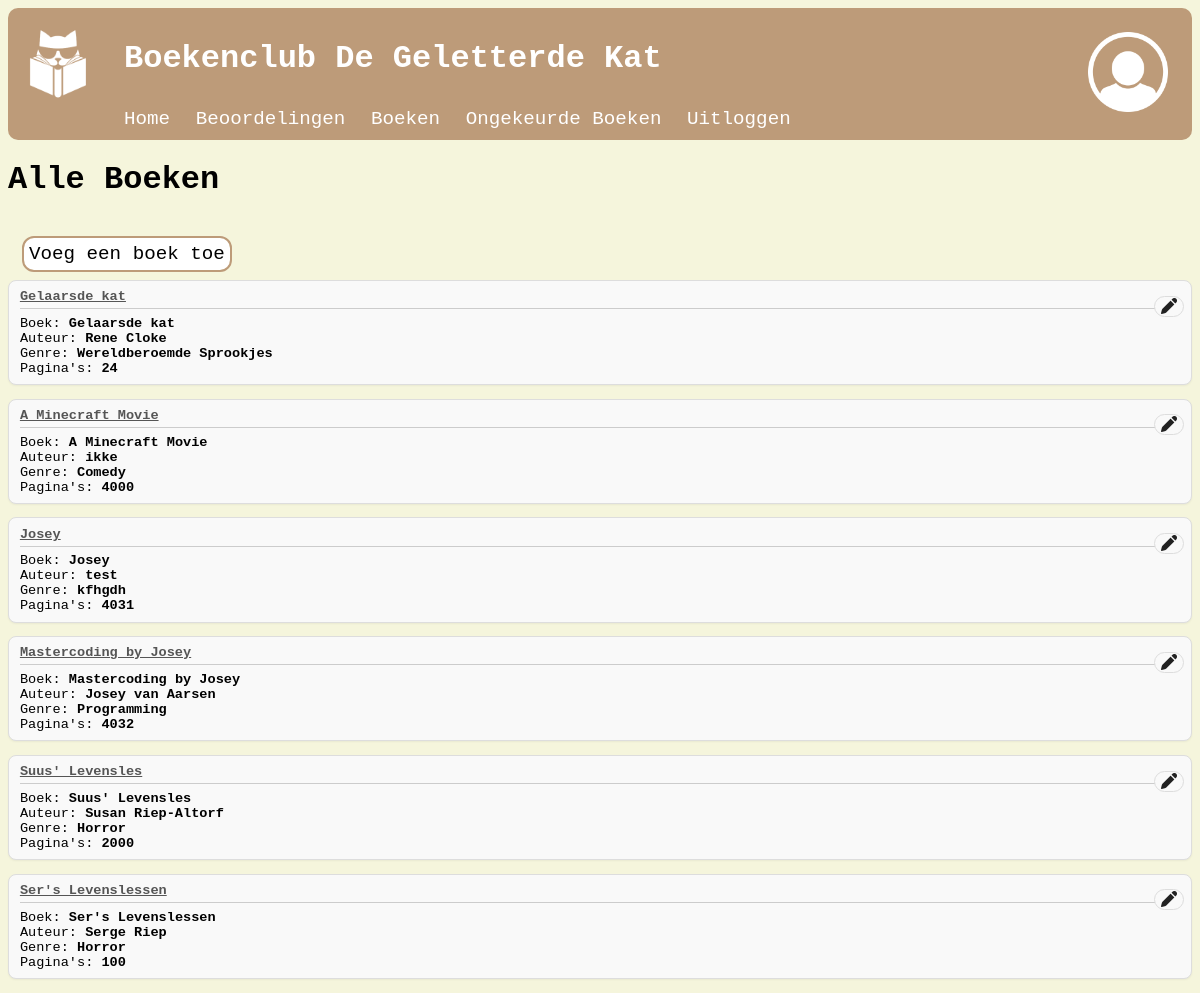
The app's page /books/ (signed in) with its own data.
### base/models.py (models this page shows, shortened)
class Book(models.Model):
    title = models.TextField()
    author = models.TextField()
    genre = models.TextField()
    number_of_pages = models.IntegerField(
        blank=False,
        validators=[
            MinValueValidator(1, message="Waarde moet groter dan of gelijk zijn aan 1!"),
            MaxValueValidator(4032, message="Er bestaat geen boek met meer dan 4032 pagina's!")]
    )
    approved = models.BooleanField(default=False)
    approved_by = models.ForeignKey(User, on_delete=models.CASCADE,
                                    related_name='approved_by', null=True, blank=True)

### base/views.py (the view)
# urls.py: path("books/", views.books, name="books"),
@login_required
def books(request):
    books = Book.objects.filter(approved=True)
    context = {"books": books, "total": books.count()}
    return render(request, "base/approved_books.html", context)

### base/templates/base/approved_books.html (shortened to what this page needs)
{% extends "base/base.html" %}
{% load static %}
{% block content %}
<h1>Alle Boeken</h1> <br>
<a class="link2" href="{% url 'bookform' %}">Voeg een boek toe</a>
{% for book in books %}
    <div class="rating-comment">
        <div class="rating-meta">
            <a class="link3" href="{% url 'book' book.title %}">{{book.title}}</a>
            {% if user.is_staff %}
                <form action="{% url 'edit_book' book.pk %}" method="POST">
                    <button type="submit" class="delete-button">
                        <img src="{% static "base/img/edit.png" %}" alt="Verwijder">
                    </button>
                </form>
            {% endif %}
        </div>
        <div class="rating-book<">
            Boek: <strong>{{ book.title }}</strong><br>
            Auteur: <strong>{{ book.author }}</strong><br>
            Genre: <strong>{{ book.genre }}</strong><br>
            Pagina's: <strong>{{ book.number_of_pages }}</strong>
        </div>
    </div>
{% empty %}
    <p><strong>Er zijn op dit moment geen goedgekeurde boeken.</strong></p>
{% endfor %}
{% endblock content %}

### base/templates/base/base.html (shortened to what this page needs)
{% load static %}
<!DOCTYPE html>
<html lang="en">
<head>
    <link rel="stylesheet" href="{% static 'base/css/styles.css' %}">
</head>
<body>
    {% include "base/menu.html" %}
    <div class="content">
        {% block content %}{% endblock content %}
    </div>
</body>
</html>

### base/templates/base/menu.html
{% load static %}
<div class="menu">
    <div class="menu-top">
        <img class="logo" src="{% static "base/img/plaatje.png" %}" alt="Logo">
        <h1 class="title">Boekenclub De Geletterde Kat</h1>
    </div>
    <div class="menu-bottom">
        {% if user.is_authenticated %}
            <seperator>
            <a class="link" href="{% url 'index' %}">Home</a>
            <a class="link" href="{% url 'ratings' %}">Beoordelingen</a>
            <a class="link" href="{% url 'books' %}">Boeken</a>
            {% if user.is_staff %}
                <a class="link" href="{% url 'unapproved_books' %}">Ongekeurde Boeken</a>
            {% endif %}
            <a href="{% url 'logout_user' %}" class="link">Uitloggen</a>
        {% else %}
            <a href="{% url 'login' %}" class="link">Inloggen</a>
            <a href="{% url 'register' %}" class="link">Registreren</a>
        {% endif %}
    </div>
    {% if user.is_authenticated %}
        <a href="{% url 'user_profile' %}">
            <img src="{% static 'base/img/profile.png' %}" alt="Profile" class="profile">
        </a>
    {% endif %}
</div>

### base/static/base/css/styles.css (style rules this page uses)
body { font-family: "Lucida Console", "Courier New", monospace; background-color: beige; color: #ffffff; }
.menu { border-radius: 10px; background-color: #bd9b79; }
.menu-top { display: flex; align-items: center; gap: 1rem; }
.menu-bottom { margin-left: 100px; }
.menu .profile { position: absolute; right: 2rem; top: 2rem; cursor: pointer; transform: scale(1.0); transition: transform ease-in 0.2s; }
.logo { height: 100px; width: 100px; }
img { height: 5rem; }
.title { font-family: "Lucida Console", "Courier New", monospace; left: 8rem; top: 0.5rem; }
h1 { font-family: "Lucida Console", "Courier New", monospace; }
.link { font-family: "Lucida Console", "Courier New", monospace; display: inline-block; color: #ffffff; text-decoration: none; font-size: larger; margin-left: 1rem; margin-bottom: 10px; }
.link2 { font-family: "Lucida Console", "Courier New", monospace; display: inline-block; color: black; text-decoration: none; font-size: larger; margin-left: 1rem; margin-bottom: 10px; background-color: #fff; outline: 2px solid #bd9b79; padding: 5px; border-radius: 10px; transform: scale(1.0); transition: transform ease-in 0.2s; }
.link3 { display: flex; font-size: 1em; font-weight: bold; color: #555; text-decoration: underline; }
.content { color: black; }
.rating-comment { background-color: #f9f9f9; border: 1px solid #ddd; padding: 0.6em 0.8em; border-radius: 8px; margin-bottom: 1em; box-shadow: 0 1px 2px rgba(0, 0, 0, 0.05); font-size: 0.85em; }
.rating-meta { display: flex; font-size: 1em; font-weight: bold; color: #555; margin-bottom: 0.5em; padding-bottom: 0.3em; border-bottom: 1px solid #ccc; align-items: center; }
.rating-meta button { position: absolute; right: 1rem; margin-top: -1px; background-color: #f9f9f9; border: 1px solid #ddd; border-radius: 1rem; height: 21px; width: auto; transform: scale(1.0); transition: transform ease-in 0.2s; font-family: Arial, Helvetica, sans-serif; font-size: 1.2em; font-weight: bold; }
.rating-meta button img { position: relative; top: 0; height: 16px; width: auto; }
form { display: flex; align-items: center; flex-direction: column; text-align: left; }

### records on screen
Book: title "Gelaarsde kat", author "Rene Cloke", genre "Wereldberoemde Sprookjes", number_of_pages "24"
Book: title "A Minecraft Movie", author "ikke", genre "Comedy", number_of_pages "4000"
Book: title "Josey", author "test", genre "kfhgdh", number_of_pages "4031"
Book: title "Mastercoding by Josey", author "Josey van Aarsen", genre "Programming", number_of_pages "4032"
Book: title "Suus' Levensles", author "Susan Riep-Altorf", genre "Horror", number_of_pages "2000"
Book: title "Ser's Levenslessen", author "Serge Riep", genre "Horror", number_of_pages "100"
